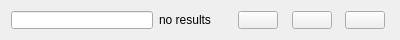
<?xml version="1.0" encoding="UTF-8"?>
<ui version="4.0">
 <class>FindWord</class>
 <widget class="QWidget" name="FindWord">
  <property name="geometry">
   <rect>
    <x>0</x>
    <y>0</y>
    <width>400</width>
    <height>40</height>
   </rect>
  </property>
  <property name="minimumSize">
   <size>
    <width>400</width>
    <height>40</height>
   </size>
  </property>
  <property name="maximumSize">
   <size>
    <width>16777215</width>
    <height>16777215</height>
   </size>
  </property>
  <property name="windowTitle">
   <string>Form</string>
  </property>
  <layout class="QHBoxLayout" name="horizontalLayout" stretch="3,1,1,1,1">
   <item>
    <widget class="QLineEdit" name="le_text">
     <property name="minimumSize">
      <size>
       <width>130</width>
       <height>0</height>
      </size>
     </property>
     <property name="maximumSize">
      <size>
       <width>16777215</width>
       <height>16777215</height>
      </size>
     </property>
    </widget>
   </item>
   <item>
    <widget class="QLabel" name="l_res">
     <property name="minimumSize">
      <size>
       <width>70</width>
       <height>0</height>
      </size>
     </property>
     <property name="maximumSize">
      <size>
       <width>16777215</width>
       <height>16777215</height>
      </size>
     </property>
     <property name="text">
      <string>no results</string>
     </property>
    </widget>
   </item>
   <item alignment="Qt::AlignmentFlag::AlignHCenter">
    <widget class="QPushButton" name="pb_top">
     <property name="minimumSize">
      <size>
       <width>20</width>
       <height>0</height>
      </size>
     </property>
     <property name="maximumSize">
      <size>
       <width>16777215</width>
       <height>16777215</height>
      </size>
     </property>
     <property name="text">
      <string/>
     </property>
     <property name="icon">
      <iconset theme="QIcon::ThemeIcon::GoUp"/>
     </property>
    </widget>
   </item>
   <item alignment="Qt::AlignmentFlag::AlignHCenter">
    <widget class="QPushButton" name="pb_bot">
     <property name="minimumSize">
      <size>
       <width>20</width>
       <height>0</height>
      </size>
     </property>
     <property name="maximumSize">
      <size>
       <width>16777215</width>
       <height>16777215</height>
      </size>
     </property>
     <property name="text">
      <string/>
     </property>
     <property name="icon">
      <iconset theme="QIcon::ThemeIcon::GoDown"/>
     </property>
    </widget>
   </item>
   <item alignment="Qt::AlignmentFlag::AlignHCenter">
    <widget class="QPushButton" name="pb_close">
     <property name="minimumSize">
      <size>
       <width>20</width>
       <height>0</height>
      </size>
     </property>
     <property name="maximumSize">
      <size>
       <width>16777215</width>
       <height>16777215</height>
      </size>
     </property>
     <property name="text">
      <string/>
     </property>
     <property name="icon">
      <iconset theme="QIcon::ThemeIcon::WindowClose"/>
     </property>
    </widget>
   </item>
  </layout>
 </widget>
 <resources/>
 <connections/>
</ui>
